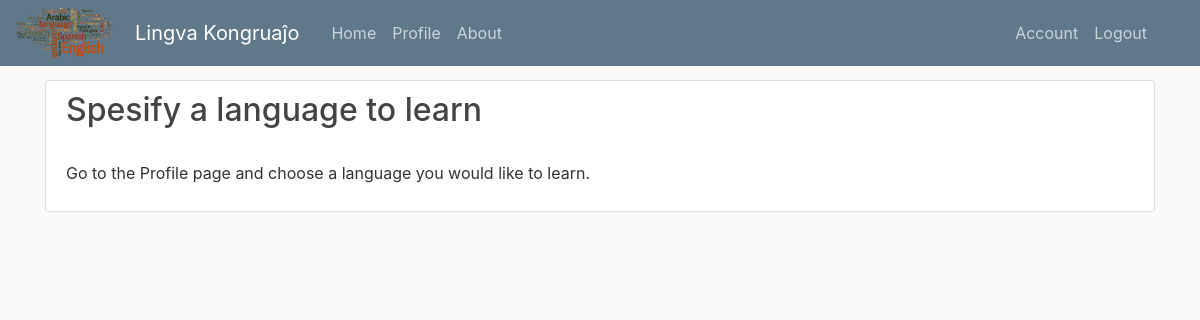
Before: /home (signed in) with the older database file.
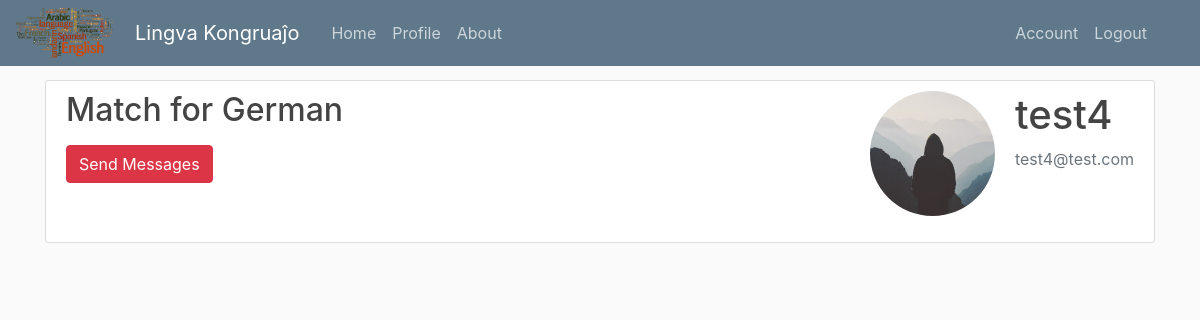
After: the same page with the newer database file.
### flaskblog/models.py (models this page shows, shortened)
class Matches(db.Model):
    id = db.Column(db.Integer, primary_key=True)
    user1_id = db.Column(db.Integer, nullable=False)
    user2_id = db.Column(db.Integer, nullable=False)
    language = db.Column(db.String(20), nullable=False)

class User(db.Model, UserMixin):
    id = db.Column(db.Integer, primary_key=True)
    username = db.Column(db.String(20), unique=True, nullable=False)
    email = db.Column(db.String(120), unique=True, nullable=False)
    image_file = db.Column(db.String(20), nullable=False, default='default.jpg')
    password = db.Column(db.String(60), nullable=False)
    language_know = db.relationship('Know', backref='author', lazy=True)
    language_learn = db.relationship('Learn', backref='author', lazy=True)
    match = db.Column(db.String(1), nullable=False, default='0')

### flaskblog/routes.py (the view)
@app.route("/home")
@login_required
def home():
    matches = [ {
        'language': match.language,
        'user': User.query.get(match.user2_id)
    } for match in Matches.query.filter_by(user1_id=current_user.id).all()]
    user = {
        'language_learn': [ll.language for ll in current_user.language_learn]
    }
    if len(matches) == 0:
        matches = None
    return render_template('home.html', user=user, matches=matches)

### flaskblog/models.py (called while the page is built)
@login_manager.user_loader
def load_user(user_id):
    return User.query.get(int(user_id))

### flaskblog/templates/home.html (shortened to what this page needs)
{% extends "layout.html" %}
{% block content %}
{% if matches %}
  {% for match in matches %}
  <article class="media content-section">
    <div class="media-body">
      <h2>Match for {{ match.language }}</h2>
      <form action="{{ url_for('chatroom', target_id=match.user.id) }}" method="GET">
        <input class="btn btn-danger" type="submit" value="Send Messages">
      </form>
    </div>
    <div class="media">
         <img class="rounded-circle account-img" src="{{  url_for('static', filename='profile_pics/' + match.user.image_file) }}">
         <div class="media-body">
           <h2 class="account-heading">{{ match.user.username }}</h2>
           <p class="text-secondary">{{ match.user.email }}</p>
         </div>
       </div>
  </article>
  {% endfor %}
{% else %}
<article class="media content-section">
<div class="media-body">
  <h2>Spesify a language to learn</h2>
  <p class="article-content">
    Go to the Profile page and choose a language you would like to learn.
  </p>
</div>
</article>
{% endif %}
{% endblock content %}

### flaskblog/templates/layout.html (shortened to what this page needs)
<!DOCTYPE html>
<html>
<head>
    <link rel="stylesheet" href="https://maxcdn.bootstrapcdn.com/bootstrap/4.0.0/css/bootstrap.min.css">
    <link rel="stylesheet" type="text/css" href="{{ url_for('static', filename='main.css') }}">
</head>
<body>
    <div class="fixed-top">
    <header class="site-header">
      <nav class="navbar navbar-expand-md navbar-dark bg-steel fixed-top">
        <div class="container">
          <img src={{ url_for('static', filename='logo.png')}} class="img-fluid" alt="Responsive image" style="height: 50px; margin-left: -30px; margin-right: 20px">
          <a class="navbar-brand mr-4" href="/">Lingva Kongruaĵo</a>
          <div class="collapse navbar-collapse" id="navbarToggle">
            <div class="navbar-nav mr-auto">
              <a class="nav-item nav-link" href="{{ url_for('home') }}">Home</a>
              {% if current_user.is_authenticated %}
              <a class="nav-item nav-link" href="{{ url_for('profile', user_id=current_user.id) }}">Profile</a>
              {% endif %}
              <a class="nav-item nav-link" href="{{ url_for('about') }}">About</a>
            </div>
            <div class="navbar-nav float-right">
              {% if current_user.is_authenticated %}
                <a class="nav-item nav-link" href="{{ url_for('account') }}">Account</a>
                <a class="nav-item nav-link" href="{{ url_for('logout') }}">Logout</a>
              {% else %}
                <a class="nav-item nav-link" href="{{ url_for('login') }}">Login</a>
                <a class="nav-item nav-link" href="{{ url_for('register') }}">Register</a>
              {% endif %}
            </div>
          </div>
        </div>
      </nav>
    </header>
  </div>
    <main role="main" class="container">
      <div class="row">
        <div class="col">
          {% block content %}{% endblock %}
        </div>
      </div>
    </main>
</body>
</html>

### flaskblog/static/main.css (style rules this page uses)
body { background: #fafafa; color: #333333; margin-top: 5rem; }
h1, h2, h3, h4, h5, h6 { color: #444444; }
.bg-steel { background-color: #5f788a; }
.site-header .navbar-nav .nav-link { color: #cbd5db; }
.content-section { background: #ffffff; padding: 10px 20px; border: 1px solid #dddddd; border-radius: 3px; margin-bottom: 20px; }
.account-img { height: 125px; width: 125px; margin-right: 20px; margin-bottom: 16px; }
.account-heading { font-size: 2.5rem; }

Changed rows visible on the page:
now on this page (row edited): Matches: language "German", image_file (placeholder picture), user.username "test4", user.email "test4@test.com"
Other visible differences:
text no longer shown: "Spesify a language to learn Go to the Profile page and choose a language you would like to learn."
